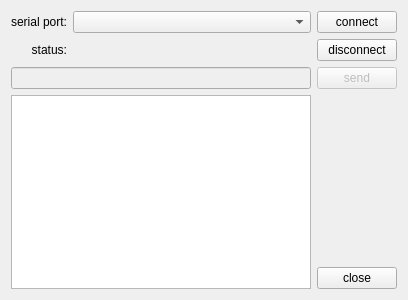
<?xml version="1.0" encoding="UTF-8"?>
<ui version="4.0">
 <class>CommunicatorWidget</class>
 <widget class="QWidget" name="CommunicatorWidget">
  <property name="geometry">
   <rect>
    <x>0</x>
    <y>0</y>
    <width>404</width>
    <height>300</height>
   </rect>
  </property>
  <property name="windowTitle">
   <string>CommunicatorWidget</string>
  </property>
  <layout class="QGridLayout" name="gridLayout">
   <item row="2" column="2">
    <widget class="QPushButton" name="sendButton">
     <property name="enabled">
      <bool>false</bool>
     </property>
     <property name="sizePolicy">
      <sizepolicy hsizetype="Expanding" vsizetype="Fixed">
       <horstretch>0</horstretch>
       <verstretch>0</verstretch>
      </sizepolicy>
     </property>
     <property name="minimumSize">
      <size>
       <width>0</width>
       <height>0</height>
      </size>
     </property>
     <property name="maximumSize">
      <size>
       <width>16777215</width>
       <height>16777215</height>
      </size>
     </property>
     <property name="text">
      <string>send</string>
     </property>
    </widget>
   </item>
   <item row="0" column="0">
    <widget class="QLabel" name="label">
     <property name="sizePolicy">
      <sizepolicy hsizetype="Fixed" vsizetype="Preferred">
       <horstretch>0</horstretch>
       <verstretch>0</verstretch>
      </sizepolicy>
     </property>
     <property name="text">
      <string>serial port:</string>
     </property>
     <property name="alignment">
      <set>Qt::AlignRight|Qt::AlignTrailing|Qt::AlignVCenter</set>
     </property>
    </widget>
   </item>
   <item row="0" column="1">
    <widget class="QComboBox" name="serialBox">
     <property name="minimumSize">
      <size>
       <width>150</width>
       <height>0</height>
      </size>
     </property>
    </widget>
   </item>
   <item row="0" column="2">
    <widget class="QPushButton" name="connectButton">
     <property name="sizePolicy">
      <sizepolicy hsizetype="Expanding" vsizetype="Fixed">
       <horstretch>0</horstretch>
       <verstretch>0</verstretch>
      </sizepolicy>
     </property>
     <property name="minimumSize">
      <size>
       <width>0</width>
       <height>0</height>
      </size>
     </property>
     <property name="maximumSize">
      <size>
       <width>16777215</width>
       <height>16777215</height>
      </size>
     </property>
     <property name="text">
      <string>connect</string>
     </property>
     <property name="checkable">
      <bool>false</bool>
     </property>
     <property name="checked">
      <bool>false</bool>
     </property>
    </widget>
   </item>
   <item row="1" column="1">
    <widget class="QLabel" name="msgLabel">
     <property name="text">
      <string/>
     </property>
    </widget>
   </item>
   <item row="1" column="2">
    <widget class="QPushButton" name="disconnectButton">
     <property name="sizePolicy">
      <sizepolicy hsizetype="Expanding" vsizetype="Fixed">
       <horstretch>0</horstretch>
       <verstretch>0</verstretch>
      </sizepolicy>
     </property>
     <property name="minimumSize">
      <size>
       <width>0</width>
       <height>0</height>
      </size>
     </property>
     <property name="maximumSize">
      <size>
       <width>16777215</width>
       <height>16777215</height>
      </size>
     </property>
     <property name="text">
      <string>disconnect</string>
     </property>
     <property name="checkable">
      <bool>false</bool>
     </property>
    </widget>
   </item>
   <item row="2" column="0" colspan="2">
    <widget class="QLineEdit" name="commandLine">
     <property name="enabled">
      <bool>false</bool>
     </property>
    </widget>
   </item>
   <item row="4" column="2">
    <widget class="QPushButton" name="closeButton">
     <property name="sizePolicy">
      <sizepolicy hsizetype="Expanding" vsizetype="Fixed">
       <horstretch>0</horstretch>
       <verstretch>0</verstretch>
      </sizepolicy>
     </property>
     <property name="minimumSize">
      <size>
       <width>0</width>
       <height>0</height>
      </size>
     </property>
     <property name="maximumSize">
      <size>
       <width>16777215</width>
       <height>16777215</height>
      </size>
     </property>
     <property name="text">
      <string>close</string>
     </property>
    </widget>
   </item>
   <item row="1" column="0">
    <widget class="QLabel" name="label_2">
     <property name="sizePolicy">
      <sizepolicy hsizetype="Minimum" vsizetype="Preferred">
       <horstretch>0</horstretch>
       <verstretch>0</verstretch>
      </sizepolicy>
     </property>
     <property name="text">
      <string>status:</string>
     </property>
     <property name="alignment">
      <set>Qt::AlignRight|Qt::AlignTrailing|Qt::AlignVCenter</set>
     </property>
    </widget>
   </item>
   <item row="3" column="2">
    <spacer name="verticalSpacer">
     <property name="orientation">
      <enum>Qt::Vertical</enum>
     </property>
     <property name="sizeHint" stdset="0">
      <size>
       <width>20</width>
       <height>40</height>
      </size>
     </property>
    </spacer>
   </item>
   <item row="3" column="0" rowspan="2" colspan="2">
    <widget class="QListWidget" name="commandList">
     <property name="minimumSize">
      <size>
       <width>300</width>
       <height>0</height>
      </size>
     </property>
    </widget>
   </item>
  </layout>
 </widget>
 <resources/>
 <connections/>
</ui>
